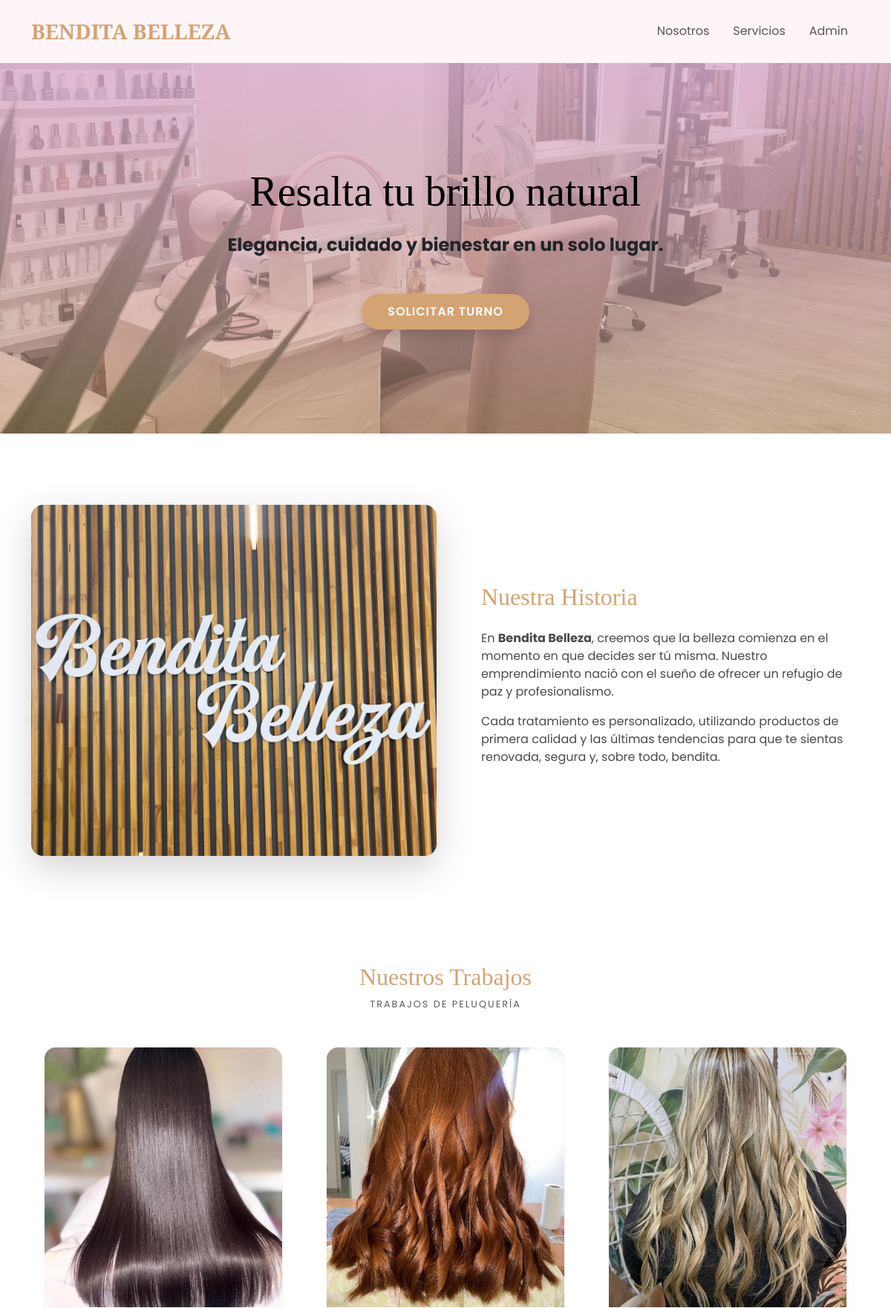
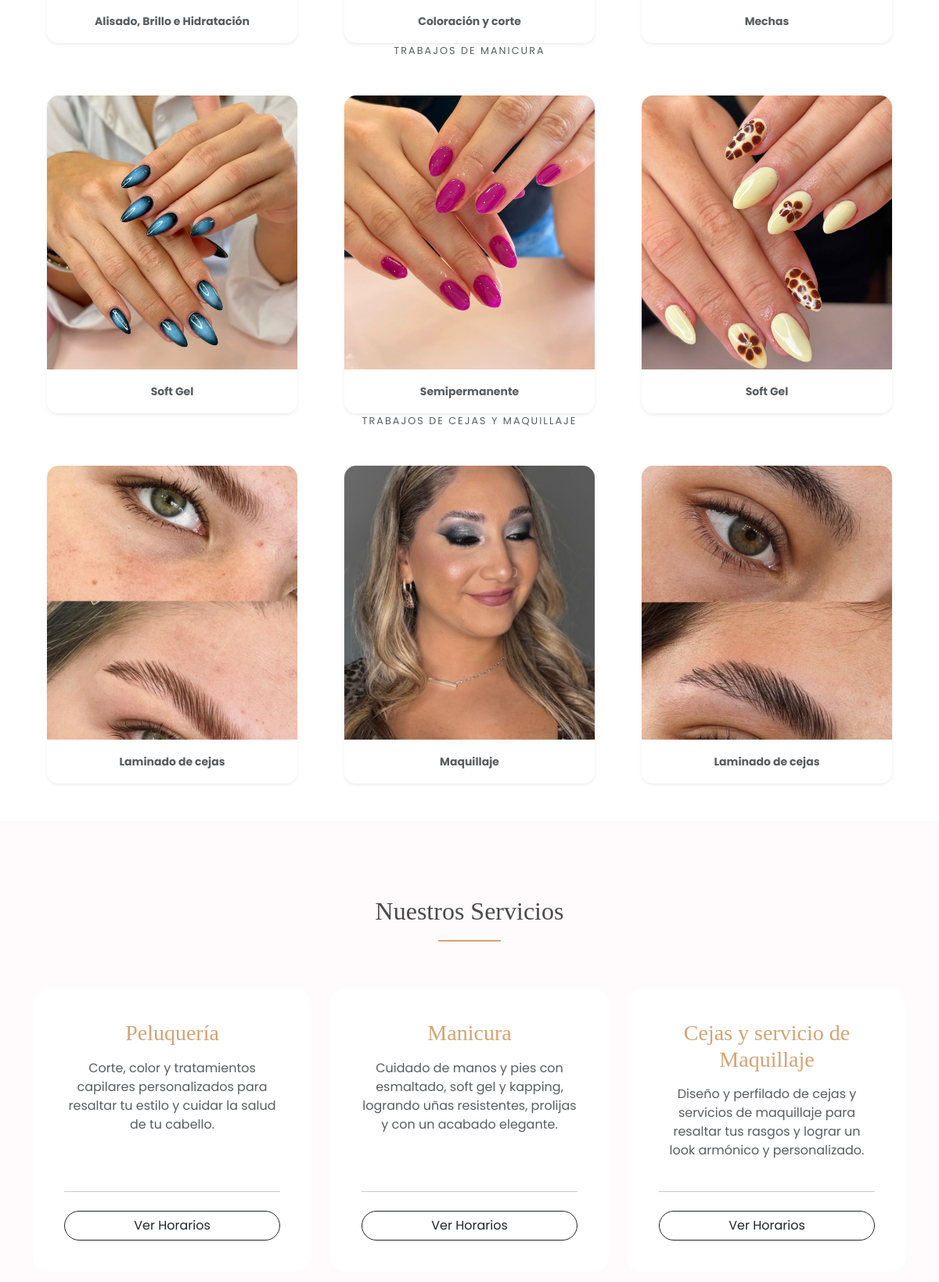
The page / (upper part) on the database its author committed (2 pictures, top to bottom).
### Turnos/models.py (models this page shows, shortened)
class Servicio(models.Model):
    nombre = models.CharField(max_length=100)
    descripcion = models.TextField()
    telefono_whatsapp = models.CharField(max_length=20)
    precio = models.DecimalField(max_digits=10, decimal_places=2, default=0.00)

### Turnos/views.py (the view)
# urls.py: path('', views.index, name='index'),
def index(request):
    servicios = Servicio.objects.all()
    return render(request, 'index.html', {'servicios': servicios})

### Turnos/templates/index.html (shortened to what this page needs)
{% load static %}
<!DOCTYPE html>
<html lang="es">
<head>
    <link href="https://cdn.jsdelivr.net/npm/bootstrap@5.3.0/dist/css/bootstrap.min.css" rel="stylesheet">
</head>
<body>
    <nav class="navbar navbar-expand-lg sticky-top p-3">
        <div class="container">
            <a class="navbar-brand fw-bold fs-3 text-uppercase" style="color: var(--accent-gold);" href="#">Bendita Belleza</a>
            <div class="collapse navbar-collapse" id="navbarNav">
                <ul class="navbar-nav ms-auto">
                    <li class="nav-item"><a class="nav-link px-3" href="#nosotros">Nosotros</a></li>
                    <li class="nav-item"><a class="nav-link px-3" href="#servicios">Servicios</a></li>
                    <li class="nav-item"><a class="nav-link px-3" href="/admin">Admin</a></li>
                </ul>
            </div>
        </div>
    </nav>
    <div class="hero">
        <div class="container">
            <h2 class="display-3">Resalta tu brillo natural</h2>
            <p class="lead fs-4 mb-5 text-dark fw-bold">Elegancia, cuidado y bienestar en un solo lugar.</p>
            <a href="#servicios" class="btn btn-beauty shadow">Solicitar Turno</a>
        </div>
    </div>
    <section id="nosotros" class="py-5">
        <div class="container py-5">
            <div class="row align-items-center">
                <div class="col-md-6 mb-4 mb-md-0">
                    <img src="{% static 'img/foto3.jpeg' %}" class="img-fluid rounded-4 shadow-lg" alt="Bendita Belleza - Nuestra Historia">
                 </div>
                <div class="col-md-6 ps-md-5">
                    <h2 class="mb-4" style="color: var(--accent-gold);">Nuestra Historia</h2>
                    <p>En <strong>Bendita Belleza</strong>, creemos que la belleza comienza en el momento en que decides ser tú misma. Nuestro emprendimiento nació con el sueño de ofrecer un refugio de paz y profesionalismo.</p>
                    <p>Cada tratamiento es personalizado, utilizando productos de primera calidad y las últimas tendencias para que te sientas renovada, segura y, sobre todo, bendita.</p>
                </div>
            </div>
        </div>
    </section>
    <section id="galeria" class="py-5" style="background-color: #fff;">
        <div class="container">
            <h2 class="text-center mb-2" style="color: var(--accent-gold); font-family: 'Playfair Display', serif;">Nuestros Trabajos</h2>
            <p class="text-center mb-5 text-muted text-uppercase" style="letter-spacing: 2px; font-size: 0.8rem;">Trabajos de peluquería</p>
            <div class="row g-4 justify-content-center">
                <div class="col-md-4 col-sm-6">
                    <div class="card card-trabajo border-0 shadow-sm">
                        <div class="gallery-item">
                            <img src="{% static 'img/pelu1.jpeg' %}" alt="Trabajo Bendita Belleza">
                        </div>
                        <div class="card-footer bg-white border-0 text-center py-3">
                            <span class="text-muted small fw-bold">Alisado, Brillo e Hidratación</span>
                        </div>
                    </div>
                </div>
                <div class="col-md-4 col-sm-6">
                    <div class="card card-trabajo border-0 shadow-sm">
                        <div class="gallery-item">
                            <img src="{% static 'img/pelu2.jpeg' %}" alt="Trabajo Bendita Belleza">
                        </div>
                        <div class="card-footer bg-white border-0 text-center py-3">
                            <span class="text-muted small fw-bold">Coloración y corte</span>
                        </div>
                    </div>
                </div>
                <div class="col-md-4 col-sm-6">
                    <div class="card card-trabajo border-0 shadow-sm">
                        <div class="gallery-item">
                            <img src="{% static 'img/pelu3.jpeg' %}" alt="Trabajo Bendita Belleza">
                        </div>
                        <div class="card-footer bg-white border-0 text-center py-3">
                            <span class="text-muted small fw-bold">Mechas</span>
                        </div>
                    </div>
                </div>
            </div>
        </div>
        <div class="container">
            <p class="text-center mb-5 text-muted text-uppercase" style="letter-spacing: 2px; font-size: 0.8rem;">Trabajos de manicura</p>
            <div class="row g-4 justify-content-center">
                <div class="col-md-4 col-sm-6">
                    <div class="card card-trabajo border-0 shadow-sm">
                        <div class="gallery-item">
                            <img src="{% static 'img/uñas3.jpeg' %}" alt="Trabajo Bendita Belleza">
                        </div>
                        <div class="card-footer bg-white border-0 text-center py-3">
                            <span class="text-muted small fw-bold">Soft Gel</span>
                        </div>
                    </div>
                </div>
                <div class="col-md-4 col-sm-6">
                    <div class="card card-trabajo border-0 shadow-sm">
                        <div class="gallery-item">
                            <img src="{% static 'img/uñas2.jpeg' %}" alt="Trabajo Bendita Belleza">
                        </div>
                        <div class="card-footer bg-white border-0 text-center py-3">
                            <span class="text-muted small fw-bold">Semipermanente</span>
                        </div>
                    </div>
                </div>
                <div class="col-md-4 col-sm-6">
                    <div class="card card-trabajo border-0 shadow-sm">
                        <div class="gallery-item">
                            <img src="{% static 'img/uñas1.jpeg' %}" alt="Trabajo Bendita Belleza">
                        </div>
                        <div class="card-footer bg-white border-0 text-center py-3">
                            <span class="text-muted small fw-bold">Soft Gel</span>
                        </div>
                    </div>
                </div>
            </div>
        </div>
        <div class="container">
            <p class="text-center mb-5 text-muted text-uppercase" style="letter-spacing: 2px; font-size: 0.8rem;">Trabajos de cejas y maquillaje</p>
            <div class="row g-4 justify-content-center">
                <div class="col-md-4 col-sm-6">
                    <div class="card card-trabajo border-0 shadow-sm">
                        <div class="gallery-item">
                            <img src="{% static 'img/ceja1.jpeg' %}" alt="Trabajo Bendita Belleza">
                        </div>
                        <div class="card-footer bg-white border-0 text-center py-3">
                            <span class="text-muted small fw-bold">Laminado de cejas</span>
                        </div>
                    </div>
                </div>
                <div class="col-md-4 col-sm-6">
                    <div class="card card-trabajo border-0 shadow-sm">
                        <div class="gallery-item">
                            <img src="{% static 'img/maquillaje.jpeg' %}" alt="Trabajo Bendita Belleza">
                        </div>
                        <div class="card-footer bg-white border-0 text-center py-3">
                            <span class="text-muted small fw-bold">Maquillaje</span>
                        </div>
                    </div>
                </div>
                <div class="col-md-4 col-sm-6">
                    <div class="card card-trabajo border-0 shadow-sm">
                        <div class="gallery-item">
                            <img src="{% static 'img/ceja2.jpeg' %}" alt="Trabajo Bendita Belleza">
                        </div>
                        <div class="card-footer bg-white border-0 text-center py-3">
                            <span class="text-muted small fw-bold">Laminado de cejas</span>
                        </div>
                    </div>
                </div>
            </div>
        </div>
    </section>
    <section id="servicios" class="py-5" style="background-color: var(--main-bg);">
        <div class="container py-5">
            <h2 class="text-center section-title">Nuestros Servicios</h2>
            <div class="row g-4 justify-content-center">
                {% for s in servicios %}
                <div class="col-md-4">
                    <div class="card card-servicio p-4 h-100 text-center">
                        <div class="card-body d-flex flex-column">
                            <h3 class="mb-3" style="color: var(--accent-gold);">{{ s.nombre }}</h3>
                            <p class="text-muted flex-grow-1">{{ s.descripcion }}</p>
                            <hr class="my-4 opacity-25">
                            <div class="d-grid">
                                <a href="{% url 'seleccionar_hora' s.id %}" class="btn btn-outline-dark rounded-pill">Ver Horarios</a>
                            </div>
                        </div>
                    </div>
                </div>
                {% empty %}
                <div class="col-12 text-center">
                    <p class="text-muted italic">Cargando servicios para ti...</p>
                </div>
                {% endfor %}
            </div>
        </div>
    </section>
</body>
</html>

### Turnos/templates/index.html (style rules this page uses)
:root { --main-bg: #fffafb; --nude-light: #f8edeb; --accent-gold: #d4a373; --text-dark: #4a4a4a; }
body { font-family: 'Poppins', sans-serif; background-color: #d53b67; color: var(--text-dark); scroll-behavior: smooth; }
h1, h2, h3, .navbar-brand { font-family: 'Playfair Display', serif; }
.navbar { background-color: rgba(255, 255, 255, 0.95); backdrop-filter: blur(5px); border-bottom: 1px solid var(--nude-light); }
.hero { background: linear-gradient(rgba(229, 183, 217, 0.804), rgba(198, 160, 123, 0.5)), url("/static/img/foto2.jpeg"); background-size: cover; background-position: center; padding: 140px 0; text-align: center; }
.hero h2 { font-size: 3.5rem; margin-bottom: 20px; color: #000000; }
.btn-beauty { background-color: var(--accent-gold); color: white; border-radius: 50px; padding: 12px 35px; border: none; font-weight: 600; transition: all 0.3s ease; text-transform: uppercase; letter-spacing: 1px; }
.card-servicio { border: none; border-radius: 20px; transition: all 0.4s ease; background: white; overflow: hidden; }
.section-title { position: relative; margin-bottom: 60px; padding-bottom: 20px; }
.section-title::after { content: ''; position: absolute; bottom: 0; left: 50%; transform: translateX(-50%); width: 80px; height: 2px; background-color: var(--accent-gold); }
#nosotros { background-color: white; }
.gallery-item { overflow: hidden; }
.gallery-item img { transition: transform 0.5s ease; cursor: pointer; width: 100%; height: 350px; object-fit: cover; }
.card-trabajo { border-radius: 15px; overflow: hidden; max-width: 320px; margin: 0 auto; }

### rows shown on the page
Servicio: nombre "Peluquería", descripcion "Corte, color y tratamientos capilares personalizados para resaltar tu estilo y cuidar la salud de tu cabello."
Servicio: nombre "Manicura", descripcion "Cuidado de manos y pies con esmaltado, soft gel y kapping, logrando uñas resistentes, prolijas y con un acabado elegante."
Servicio: nombre "Cejas y servicio de Maquillaje", descripcion "Diseño y perfilado de cejas y servicios de maquillaje para resaltar tus rasgos y lograr un look armónico y personalizado."
